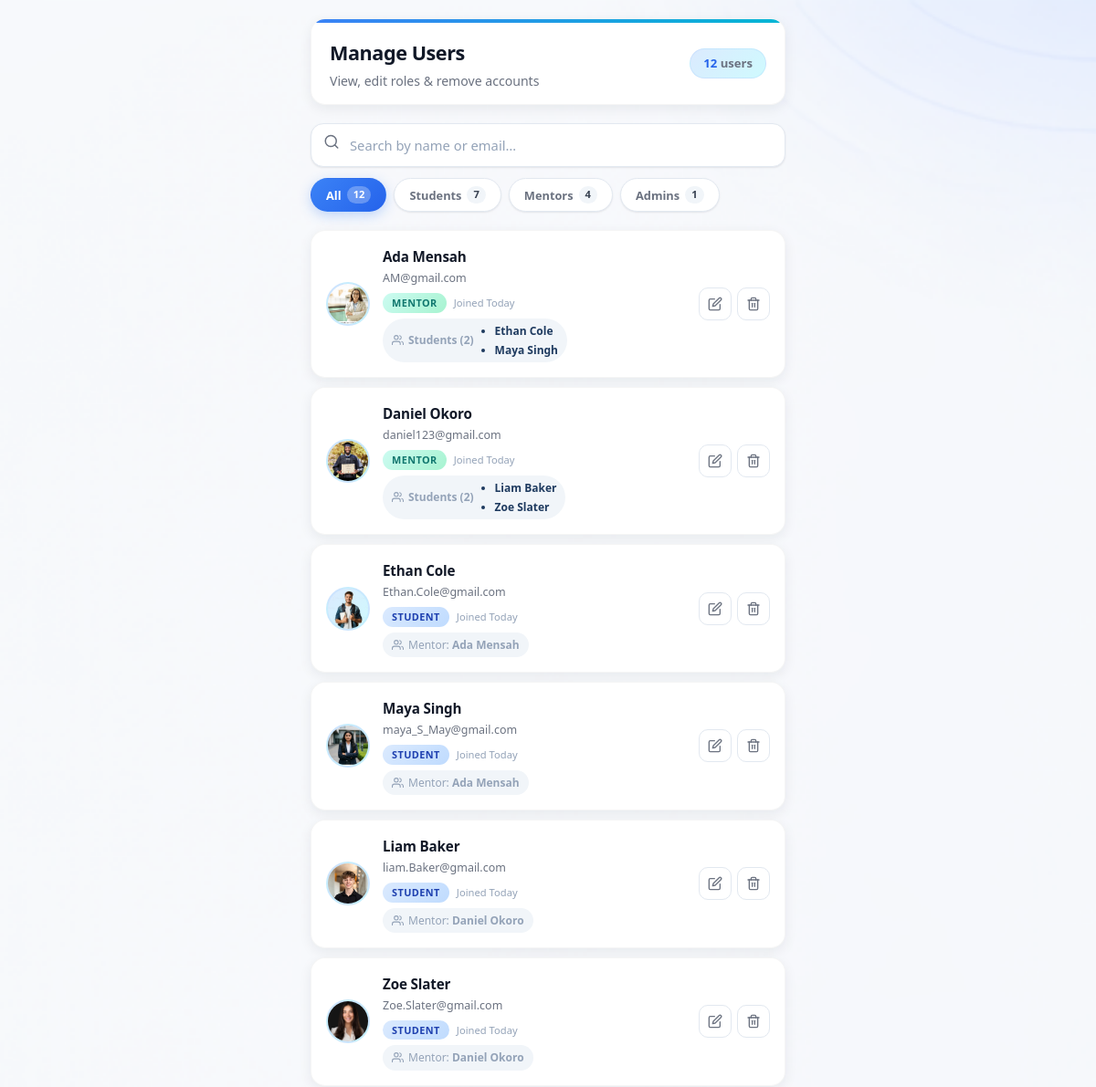
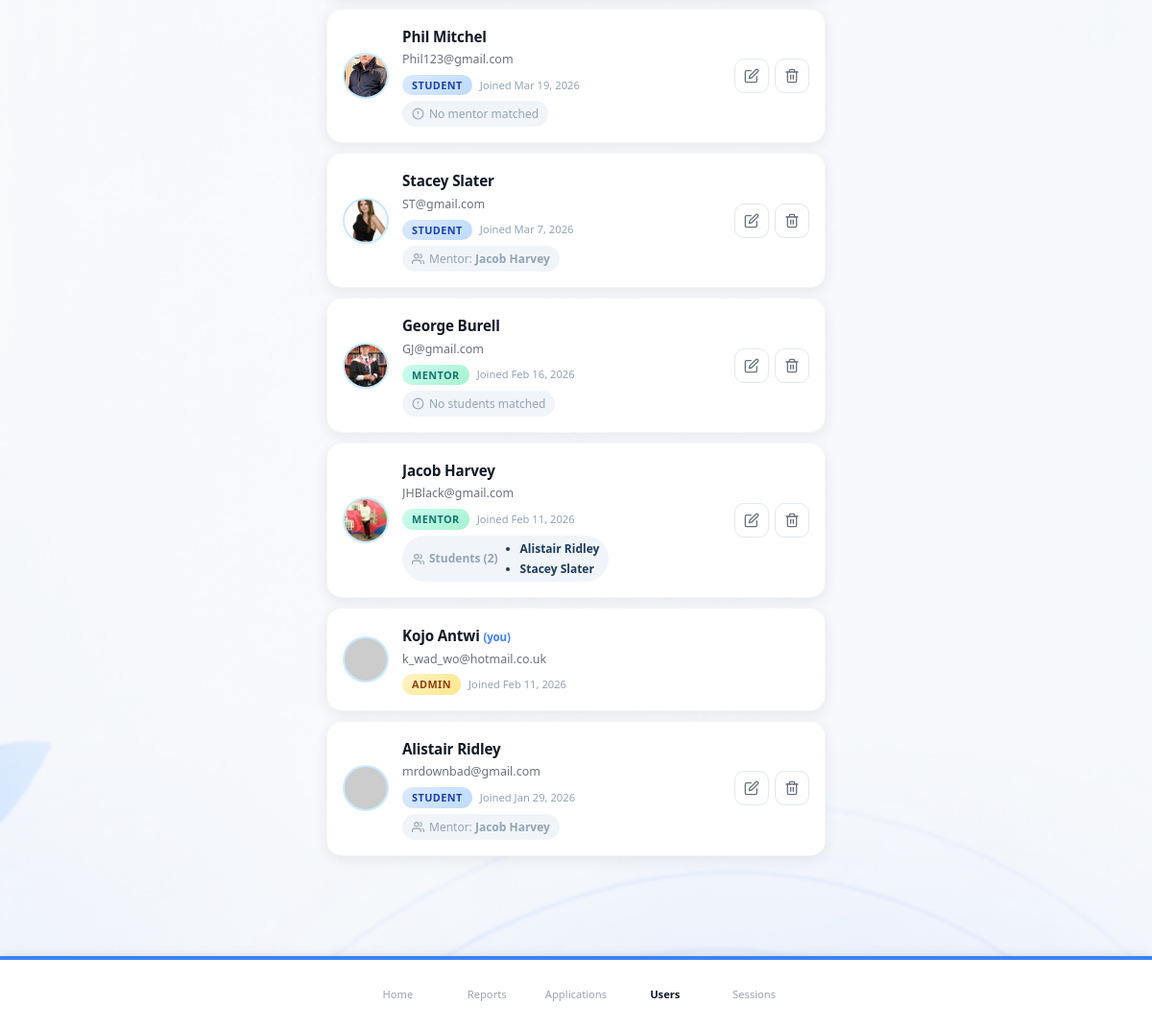
The page /pages/manage_users.php (signed in) on the database its author committed (2 pictures, top to bottom).
### tables this page shows
CREATE TABLE `users` (
  `id` int(11) NOT NULL,
  `first_name` varchar(100) NOT NULL,
  `last_name` varchar(100) NOT NULL,
  `phone` varchar(20) DEFAULT NULL,
  `email` varchar(150) NOT NULL,
  `password` varchar(255) NOT NULL,
  `role` enum('student','mentor','admin') NOT NULL,
  `created_at` timestamp NOT NULL DEFAULT current_timestamp(),
  `profile_picture` varchar(255) DEFAULT NULL,
  `oauth_provider` varchar(20) DEFAULT NULL,
  `oauth_id` varchar(255) DEFAULT NULL
);

### pages/manage_users.php (the view, shortened to what this page needs)
<?php
require_once '../includes/db.php';
$adminId = (int)$_SESSION['user_id'];
$users = [];
$roleTotals = ['all' => 0, 'student' => 0, 'mentor' => 0, 'admin' => 0];
try {
    $stmt = $pdo->query("SELECT id, first_name, last_name, email, phone, role, created_at, profile_picture FROM users ORDER BY created_at DESC");
    $users = $stmt->fetchAll(PDO::FETCH_ASSOC);
    $roleTotals['all'] = count($users);
    foreach ($users as $u) {
        $roleTotals[$u['role']] = ($roleTotals[$u['role']] ?? 0) + 1;
    }
} catch (PDOException $e) {  }
$studentMentorMap = [];
try {
    $stmt = $pdo->query("
        SELECT msm.student_id, u.first_name, u.last_name
        FROM mentor_student_matches msm
        JOIN users u ON u.id = msm.mentor_id
        WHERE msm.active = 1
    ");
    while ($row = $stmt->fetch(PDO::FETCH_ASSOC)) {
        $studentMentorMap[(int)$row['student_id']] = $row['first_name'] . ' ' . $row['last_name'];
    }
} catch (PDOException $e) {  }
$mentorStudentsMap = [];
try {
    $stmt = $pdo->query("
        SELECT msm.mentor_id, u.first_name, u.last_name
        FROM mentor_student_matches msm
        JOIN users u ON u.id = msm.student_id
        WHERE msm.active = 1
        ORDER BY u.first_name
    ");
    while ($row = $stmt->fetch(PDO::FETCH_ASSOC)) {
        $mentorStudentsMap[(int)$row['mentor_id']][] = $row['first_name'] . ' ' . $row['last_name'];
    }
} catch (PDOException $e) {  }
function joinedLabel(string $dt): string {
    $ts = strtotime($dt);
    $diff = time() - $ts;
    if ($diff < 86400) return 'Today';
    return date('M j, Y', $ts);
}
?>
<!DOCTYPE html>
<html lang="en">
<head>
    <link rel="stylesheet" href="../assets/css/styles.css">
    <link rel="stylesheet" href="../assets/css/manage_users.css">
</head>
<body>
<div class="mu-container">
    <div class="mu-wrapper">
        <div class="mu-header">
            <div>
                <h1>Manage Users</h1>
                <p>View, edit roles &amp; remove accounts</p>
            </div>
            <span class="mu-user-count"><strong><?php echo $roleTotals['all']; ?></strong> users</span>
        </div>
        <div class="mu-toolbar">
            <div class="mu-search">
                <span class="mu-search__icon">
                </span>
                <input type="text" class="mu-search__input" id="searchInput" placeholder="Search by name or email…" autocomplete="off">
            </div>
            <div class="mu-filters" id="filterBar">
                <button class="mu-filter-btn active" data-filter="all">All <span class="mu-filter-count"><?php echo $roleTotals['all']; ?></span></button>
                <button class="mu-filter-btn" data-filter="student">Students <span class="mu-filter-count"><?php echo $roleTotals['student']; ?></span></button>
                <button class="mu-filter-btn" data-filter="mentor">Mentors <span class="mu-filter-count"><?php echo $roleTotals['mentor']; ?></span></button>
                <button class="mu-filter-btn" data-filter="admin">Admins <span class="mu-filter-count"><?php echo $roleTotals['admin']; ?></span></button>
            </div>
        </div>
        <div class="mu-list" id="userList">
            <?php if (empty($users)): ?>
                <div class="mu-empty">
                    <div class="mu-empty__icon">
                        <svg viewBox="0 0 24 24" fill="none" stroke="currentColor" stroke-width="2" stroke-linecap="round" stroke-linejoin="round"><path d="M17 21v-2a4 4 0 0 0-4-4H5a4 4 0 0 0-4 4v2"/><circle cx="9" cy="7" r="4"/></svg>
                    </div>
                    <p class="mu-empty__title">No users found</p>
                    <p class="mu-empty__text">Users will appear here once they sign up.</p>
                </div>
            <?php else: ?>
                <?php foreach ($users as $u):
                    $uid   = (int)$u['id'];
                    $name  = htmlspecialchars($u['first_name'] . ' ' . $u['last_name']);
                    $email = htmlspecialchars($u['email']);
                    $role  = htmlspecialchars($u['role']);
                    $joinedStr = joinedLabel($u['created_at']);
                    $isSelf = ($uid === $adminId);
                    $fallbackAvatarUrl = 'https://ui-avatars.com/api/?name=' . urlencode($u['first_name'] . ' ' . $u['last_name']) . '&background=3b82f6&color=fff&size=88';
                    if (!empty($u['profile_picture'])) {
                        $avatarUrl = '../' . ltrim($u['profile_picture'], '/');
                    } else {
                        $avatarUrl = $fallbackAvatarUrl;
                    }
                ?>
                <div class="mu-card" data-uid="<?php echo $uid; ?>" data-role="<?php echo $role; ?>" data-name="<?php echo strtolower($name); ?>" data-email="<?php echo strtolower($email); ?>">
                    <img class="mu-avatar" src="<?php echo htmlspecialchars($avatarUrl); ?>" alt="<?php echo $name; ?>" loading="lazy" data-fallback="<?php echo htmlspecialchars($fallbackAvatarUrl); ?>" onerror="this.onerror=null;this.src=this.dataset.fallback;">
                    <div class="mu-info">
                        <p class="mu-name"><?php echo $name; ?><?php if ($isSelf): ?> <span style="font-size:0.72rem;color:var(--accent);font-weight:700;">(you)</span><?php endif; ?></p>
                        <p class="mu-email"><?php echo $email; ?></p>
                        <div class="mu-meta">
                            <span class="mu-role mu-role--<?php echo $role; ?>" data-role-badge><?php echo ucfirst($role); ?></span>
                            <span class="mu-joined">Joined <?php echo $joinedStr; ?></span>
                        </div>
                        <?php if ($role === 'student'): ?>
                        <div class="mu-mentor-match">
                            <?php if (!empty($studentMentorMap[$uid])): ?>
                                <svg viewBox="0 0 24 24" fill="none" stroke="currentColor" stroke-width="2" stroke-linecap="round" stroke-linejoin="round" width="13" height="13"><path d="M17 21v-2a4 4 0 0 0-4-4H5a4 4 0 0 0-4 4v2"/><circle cx="9" cy="7" r="4"/><path d="M23 21v-2a4 4 0 0 0-3-3.87"/><path d="M16 3.13a4 4 0 0 1 0 7.75"/></svg>
                                <span>Mentor: <strong><?php echo htmlspecialchars($studentMentorMap[$uid]); ?></strong></span>
                            <?php else: ?>
                                <svg viewBox="0 0 24 24" fill="none" stroke="currentColor" stroke-width="2" stroke-linecap="round" stroke-linejoin="round" width="13" height="13"><circle cx="12" cy="12" r="10"/><line x1="12" y1="8" x2="12" y2="12"/><line x1="12" y1="16" x2="12.01" y2="16"/></svg>
                                <span>No mentor matched</span>
                            <?php endif; ?>
                        </div>
                        <?php endif; ?>
                        <?php if ($role === 'mentor'): ?>
                        <div class="mu-mentor-match mu-mentor-match--mentor mu-mentor-match--list">
                            <?php if (!empty($mentorStudentsMap[$uid])): ?>
                                <div class="mu-students-header">
                                    <svg viewBox="0 0 24 24" fill="none" stroke="currentColor" stroke-width="2" stroke-linecap="round" stroke-linejoin="round" width="13" height="13"><path d="M17 21v-2a4 4 0 0 0-4-4H5a4 4 0 0 0-4 4v2"/><circle cx="9" cy="7" r="4"/><path d="M23 21v-2a4 4 0 0 0-3-3.87"/><path d="M16 3.13a4 4 0 0 1 0 7.75"/></svg>
                                    <span>Students (<?php echo count($mentorStudentsMap[$uid]); ?>)</span>
                                </div>
                                <ul class="mu-students-list">
                                    <?php foreach ($mentorStudentsMap[$uid] as $studentName): ?>
                                    <li><?php echo htmlspecialchars($studentName); ?></li>
                                    <?php endforeach; ?>
                                </ul>
                            <?php else: ?>
                                <svg viewBox="0 0 24 24" fill="none" stroke="currentColor" stroke-width="2" stroke-linecap="round" stroke-linejoin="round" width="13" height="13"><circle cx="12" cy="12" r="10"/><line x1="12" y1="8" x2="12" y2="12"/><line x1="12" y1="16" x2="12.01" y2="16"/></svg>
                                <span>No students matched</span>
                            <?php endif; ?>
                        </div>
                        <?php endif; ?>
                    </div>
                    <div class="mu-actions">
                        <?php if (!$isSelf): ?>
                        <button class="mu-btn-icon mu-btn-icon--edit" title="Change role" onclick="openEditModal(<?php echo $uid; ?>, '<?php echo $role; ?>', '<?php echo addslashes($name); ?>')">
                            <svg viewBox="0 0 24 24" fill="none" stroke="currentColor" stroke-width="2" stroke-linecap="round" stroke-linejoin="round"><path d="M11 4H4a2 2 0 0 0-2 2v14a2 2 0 0 0 2 2h14a2 2 0 0 0 2-2v-7"/><path d="M18.5 2.5a2.121 2.121 0 0 1 3 3L12 15l-4 1 1-4 9.5-9.5z"/></svg>
                        </button>
                        <button class="mu-btn-icon mu-btn-icon--delete" title="Delete user" onclick="openDeleteModal(<?php echo $uid; ?>, '<?php echo addslashes($name); ?>')">
                        </button>
                        <?php endif; ?>
                    </div>
                </div>
                <?php endforeach; ?>
            <?php endif; ?>
        </div>
    </div>
</div>
<?php include '../includes/nav.php'; ?>
</body>
</html>

### assets/css/styles.css (style rules this page uses)
:root { --accent: #3b82f6; --accent-dark: #2563eb; --accent-light: #dbeafe; --cyan: #06b6d4; --cyan-light: #cffafe; --muted: #6b7280; --bg: #f8fafc; --card: #ffffff; --text: #111827; --text-light: #374151; }
*, *::before, *::after { box-sizing: border-box; margin: 0; padding: 0; }
html { -webkit-text-size-adjust: 100%; }
body { font-family: system-ui, -apple-system, 'Segoe UI', Roboto, 'Helvetica Neue', Arial, sans-serif; background: var(--bg) url('../images/Mentor%20match%20background.png') no-repeat center top / cover fixed; color: var(--text); line-height: 1.6; min-height: 100vh; }

### includes/nav.php (style rules this page uses)
body { padding-bottom: 80px; }

### rows shown on the page
users: profile_picture (picture), name "Ada Mensah", email "AM@gmail.com", role "MENTOR", created_at "Today", id "2", id "Ethan Cole", id "Maya Singh"
users: profile_picture (picture), name "Daniel Okoro", email "daniel123@gmail.com", role "MENTOR", created_at "Today", id "2", id "Liam Baker", id "Zoe Slater"
users: profile_picture (picture), name "Ethan Cole", email "Ethan.Cole@gmail.com", role "STUDENT", created_at "Today", id "Ada Mensah"
users: profile_picture (picture), name "Maya Singh", email "maya_S_May@gmail.com", role "STUDENT", created_at "Today", id "Ada Mensah"
users: profile_picture (picture), name "Liam Baker", email "liam.Baker@gmail.com", role "STUDENT", created_at "Today", id "Daniel Okoro"
users: profile_picture (picture), name "Zoe Slater", email "Zoe.Slater@gmail.com", role "STUDENT", created_at "Today", id "Daniel Okoro"
users: profile_picture (picture), name "Phil Mitchel", email "Phil123@gmail.com", role "STUDENT", created_at "Mar 19, 2026", shows "No mentor matched"
users: profile_picture (picture), name "Stacey Slater", email "ST@gmail.com", role "STUDENT", created_at "Mar 7, 2026", id "Jacob Harvey"
users: profile_picture (picture), name "George Burell", email "GJ@gmail.com", role "MENTOR", created_at "Feb 16, 2026", shows "No students matched"
users: profile_picture (picture), name "Jacob Harvey", email "JHBlack@gmail.com", role "MENTOR", created_at "Feb 11, 2026", id "2", id "Alistair Ridley", id "Stacey Slater"
users: name "Kojo Antwi", shows "(you)", email "k_wad_wo@hotmail.co.uk", role "ADMIN", created_at "Feb 11, 2026"
users: name "Alistair Ridley", email "mrdownbad@gmail.com", role "STUDENT", created_at "Jan 29, 2026", id "Jacob Harvey"

### other values the page prints
$roleTotals['all'] "12"
$roleTotals['student'] "7"
$roleTotals['mentor'] "4"
$roleTotals['admin'] "1"
$item['label'] "Home"
$item['label'] "Reports"
$item['label'] "Applications"
$item['label'] "Users"
$item['label'] "Sessions"
